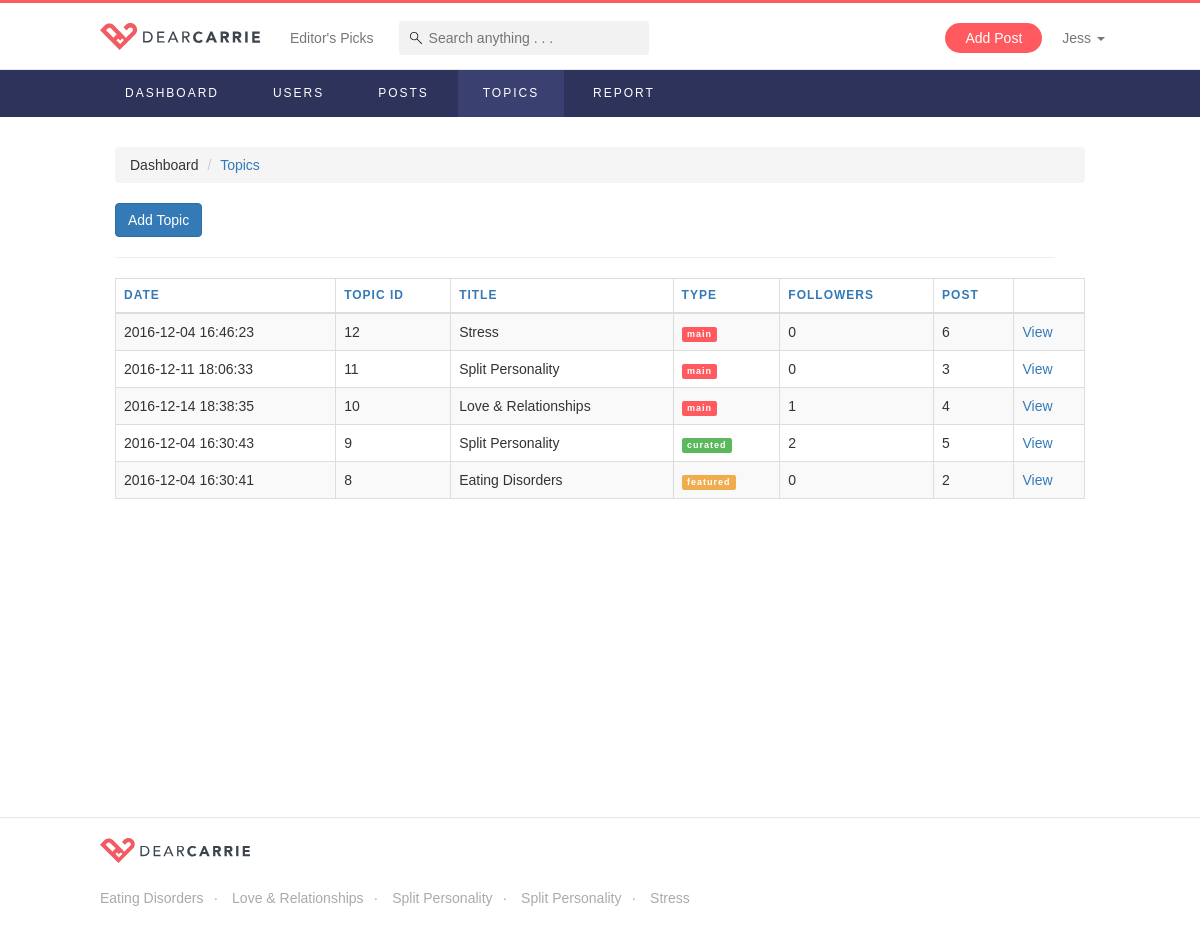
The page /topicList.php (signed in) on the database as committed earlier.
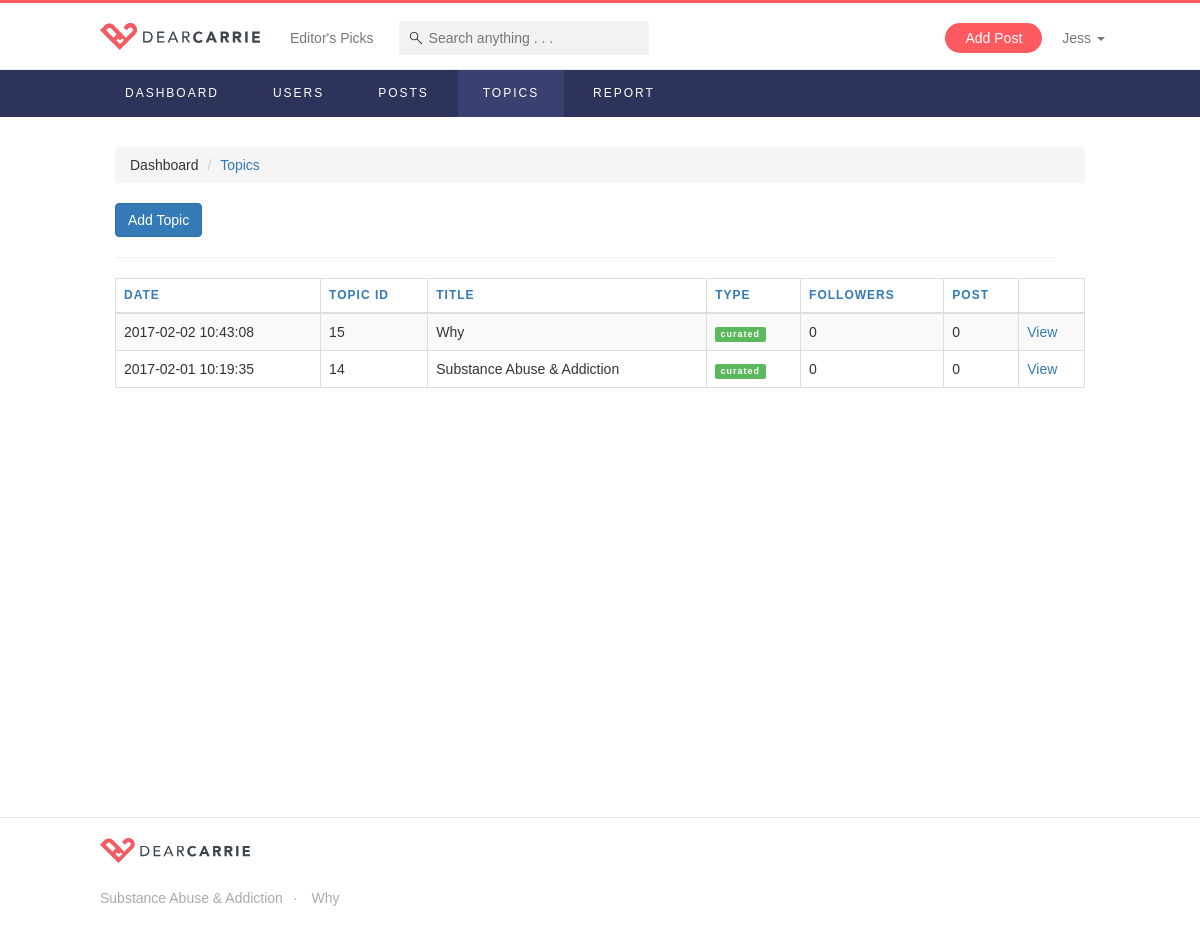
The same page on the database as committed later.
### tables this page shows
CREATE TABLE `topics` (
  `id` int(11) NOT NULL,
  `main_image` varchar(255) NOT NULL,
  `background` varchar(255) NOT NULL,
  `title` varchar(255) NOT NULL,
  `short_desc` varchar(255) NOT NULL,
  `description` text NOT NULL,
  `date` timestamp NOT NULL DEFAULT CURRENT_TIMESTAMP ON UPDATE CURRENT_TIMESTAMP,
  `followers` int(11) NOT NULL DEFAULT '0',
  `posts` int(11) NOT NULL DEFAULT '0',
  `url` varchar(255) NOT NULL,
  `tel` varchar(255) NOT NULL,
  `type` varchar(255) NOT NULL,
  `order_num` int(11) NOT NULL,
  `score` double NOT NULL DEFAULT '0',
  `published` int(11) NOT NULL DEFAULT '1'
);

### controllers/commonFunctions.php (called while the page is built, shortened)
<?php
function checkLogin() {
	if(isset($_SESSION["role"])) {
		return false;
	}
	else {
		return true;
	}
}
function checkRole($userRole, $role) {
	if($userRole != $role) {
		return false;
	}
	else {
		return true;
	}
}
function connectToDataBase() {
	$theLineToDatabase =  mysqli_connect("localhost","root","root","dearcarrie");
	if(!$theLineToDatabase) {
		header("location: error.php?msg=Database connection first error");
		exit();
	}
	else {
	  return $theLineToDatabase;
	}
}
function displayAllTopicsOrderByTitleAsc() {
	$conn = connectToDataBase();
	$sql = "SELECT * FROM topics ORDER BY title ASC";
	$result = $conn->query($sql);
	$resArr = array();
	if ($result->num_rows > 0) {
		 while($row = $result->fetch_assoc()) {
			 $resArr[] = $row;
		 }
	} else {
	}
	return $resArr;
}
function displayAllTopics() {
	$conn = connectToDataBase();
	$sql = "SELECT * FROM topics ORDER BY id DESC";
	$result = $conn->query($sql);
	$resArr = array();
	if ($result->num_rows > 0) {
		 while($row = $result->fetch_assoc()) {
			 $resArr[] = $row;
		 }
	} else {
	}
	return $resArr;
}
function displayCuratedTopics() {
	$conn = connectToDataBase();
	$sql = "SELECT * FROM topics WHERE type = 'curated' ORDER BY title";
	$result = $conn->query($sql);
	$resArr = array();
	if ($result->num_rows > 0) {
		 while($row = $result->fetch_assoc()) {
			 $resArr[] = $row;
		 }
	}
	return $resArr;
}
function countPostByTopicID($topicid) {
	$conn = connectToDataBase();
	$sql = "SELECT COUNT(*) AS total
					FROM curation c
					INNER JOIN posts p ON c.postid = p.id
					WHERE c.topicid='$topicid' AND p.published = 1";
	$result = $conn->query($sql);
	$value = $result->fetch_assoc();
	return $value["total"];
}
function countFollowersByTopicID($topicid) {
	$conn = connectToDataBase();
	$sql = "SELECT COUNT(*) AS total
					FROM topic_follow
					WHERE topicid = '$topicid'";
	$result = $conn->query($sql);
	$value = $result->fetch_assoc();
	return $value["total"];
}
function getUnseenNotificationCount($userid) {
	$conn = connectToDataBase();
	$sql = "SELECT * FROM notifications WHERE to_user = '$userid' AND seen = 0";
	$result = $conn->query($sql);
	$resArr = array();
	return $resArr;
}
?>

### topicList.php (the view, shortened to what this page needs)
<!DOCTYPE html>
<?php
  include('controllers/templates.php');
  $topics = displayAllTopics();
?>
<html lang="en">
  <?php head("Dear Carrie - Admin Topic List"); ?>
  <link rel="stylesheet" type="text/css" href="https://cdn.datatables.net/v/bs/dt-1.10.12/datatables.min.css"/>
  <body>
    <?= navbar(); ?>
    <?= adminNav(); ?>
    <div class="page-container-admin">
        <ol class="breadcrumb">
            <li><a href="dashboard">Dashboard</a></li>
            <li class="active"><a href="#">Topics</a></li>
        </ol>
        <div class="row col-sm-12">
            <a href="addTopic" class="btn btn-primary" style="color:white;" >Add Topic</a>
            <hr/>
        </div>
        <table id="topic-list" class="table table-hover table-bordered table-striped">
            <thead>
            <tr>
                <th>Date</th>
                <th>Topic ID</th>
                <th>Title</th>
                <th>Type</th>
                <th>Followers</th>
                <th>Post</th>
                <th></th>
            </tr>
            </thead>
            <tbody>
            <?php
              foreach ($topics as $topic) {
            ?>
            <tr>
                <td><?=$topic["date"];?></td>
                <td><?=$topic["id"];?></td>
                <td><?=$topic["title"];?></td>
                <td>
                    <?php if ($topic["type"] == "featured") {?>
                      <span class="label label-warning"><?=$topic["type"];?></span>
                    <?php } else if($topic["type"] == "curated") { ?>
                      <span class="label label-success"><?=$topic["type"];?></span>
                    <?php } else { ?>
                      <span class="label label-primary"><?=$topic["type"];?></span>
                    <?php } ?>
                </td>
                <td><?= countFollowersByTopicID($topic["id"]); ?></td>
                <td><?= countPostByTopicID($topic["id"]); ?></td>
                <td><a href="adminTopicDetails?topicID=<?=$topic["id"];?>" class="admin-sec-color">View</a></td>
            </tr>
            <?php } ?>
            </tbody>
        </table>
    </div>
    <?php footer(); ?>
  </body>
</html>

### controllers/templates.php (shortened to what this page needs)
<?php
  include('commonFunctions.php');
?>
<?php
function head($title){
?>
  <head>
    <link href="css/bootstrap.min.css" rel="stylesheet">
    <link href="css/animate.css" rel="stylesheet">
    <link href="css/style.css" rel="stylesheet">
  </head>
<?php
}
function navbar() {
  $curatedTopics = displayCuratedTopics();
  if(isset($_SESSION["userid"])){
    $countNotifications = count(getUnseenNotificationCount($_SESSION["userid"]));
  }
?>
  <nav class="navbar navbar-default navbar-fixed-top">
    <div class="container-fluid page-container">
      <div class="navbar-header">
        <a class="navbar-brand" href="index"><img alt="brand" src="images/logo.svg" width="160px;"></a>
      </div>
      <div class="collapse navbar-collapse" id="bs-example-navbar-collapse-1">
        <ul class="nav navbar-nav hide-mobile">
          <li>
            <a href="topic">Editor's Picks</a>
          </li>
        </ul>
        <form id="myForm" class="navbar-form navbar-left hide-mobile" action="search" method="get">
            <input required id="search_keyword_id" type="text" class="search_keyword nav-search" placeholder="Search anything . . ." name="search_keyword_id" autocomplete="off">
        </form>
        <ul class="nav navbar-nav navbar-right">
          <?php if (!checkLogin()) { ?>
            <li><a href="addPost" class="cta-btn" >Add Post</a></li>
          <?php } ?>
          <li class="dropdown hide-mobile">
            <?php if (!checkLogin()) { ?>
            <a href="#" class="dropdown-toggle" data-toggle="dropdown" role="button" aria-haspopup="true" aria-expanded="false">
              <?=$_SESSION["name"];?>
              <span class="caret"></span>
            </a>
            <?php } ?>
          </li>
        </ul>
      </div>
    </div>
  </nav>
<?php
}
?>
<?php
function footer() {
  $topics = displayAllTopicsOrderByTitleAsc();
?>
  <footer class="footer">
    <div class="page-container">
      <div class="row">
        <div class="col-sm-12">
          <img src="images/logo.svg" class="logo">
        </div>
        <div class="col-sm-12">
          <ul>
            <?php
              $i = 1;
              foreach($topics as $topic) {
                if ($i % 1 == 0) {
            ?>
                <li><a href="topicDetails?topicID=<?=$topic['id'];?>"><?=$topic["title"];?></a></li>
            <?php
                }
                $i++;
              }
            ?>
          </ul>
        </div>
      </div>
    </div>
  </footer>
<?php
}
function adminNav() {
?>
  <div class="admin-nav">
      <div class="page-container">
          <ul>
              <li><a id="dashboardNav" href="dashboard">Dashboard</a></li>
              <li><a id="usersNav" href="userList">Users</a></li>
              <li><a id="postsNav" href="postList">Posts</a></li>
              <li><a id="topicsNav" href="topicList">Topics</a></li>
              <li><a id="reportNav" href="reportList">Report</a></li>
          </ul>
      </div>
  </div>
<?php
}
?>

### css/style.css (style rules this page uses)
:root { --light-bg: #fafafa; --light-border: #e6e6e6; --primary-color: #ff5a5f; --light-primary-color: #ffd9da; --light-text: #aaaaaa; --text-color: #444444; --medium-text: #888888; --primary-hover-color: #e25963; --admin-primary-color: #2e335b; --admin-secondary-color: #337ab7; --admin-hover-color: #3a4170; --serif-font: "Times New Roman", Georgia, Serif; }
body { background-color: white; font-family: Avenir, Arial, sans-serif; }
body > .page-container-admin { padding: 30px 15px 0; min-height: 700px; animation: fadein .5s; -moz-animation: fadein .5s; -webkit-animation: fadein .5s; -o-animation: fadein .5s; }
.page-container, .page-container-admin { max-width: 1000px; margin: 0 auto; display: block; padding: 0; }
input { outline: none; -webkit-box-shadow: none !important; -moz-box-shadow: none !important; box-shadow: none !important; }
.admin-sec-color { color: var(--admin-secondary-color) !important; }
a, a:hover, a:link, a:visited, a:link { color: inherit; cursor: pointer; }
.navbar-default { background: white; border-radius: 0; border-top: 3px solid var(--primary-color); display: table; width: 100%; }
.navbar-default > div > div { padding: 10px 0 6px 0; }
.nav > li > a { padding-left: 10px; padding-right: 10px; }
.navbar > .container-fluid .navbar-brand.navbar-brand { display: table-cell; vertical-align: middle; padding: 10px 0; margin-right: 20px; }
.navbar-brand > img { margin-left: 15px; }
@media only screen and (min-width: 1200px) { .cta-btn { padding: 5px 20px !important; background: var(--primary-color); display: block; color: white !important; border-radius: 15px; margin: 10px; transition: all 0.3s ease 0s; } }
.card > .header > a.edit:hover, { opacity: 1; text-decoration: none; }
.nav-search { background-color: var(--light-border); border: none; box-shadow: none; border-radius: 3px; background: rgba(0,0,0,0.05) url('../images/icon-search.svg') no-repeat 7px center; height: 34px; padding-left: 30px; width: 250px; font-weight: 300; -webkit-transition: width 0.5s ease; -moz-transition: width 0.5s ease; -o-transition: width 0.5s ease; -ms-transition: width 0.5s ease; transition: width 0.5s ease; position: relative; }
footer { background-color: white; display: block; padding: 20px 0; border-top: 1px solid var(--light-border); }
footer img.logo { width: 150px; margin-bottom: 20px; }
footer ul { list-style-type: none; padding: 0; color: var(--medium-text); }
footer ul > li { color: var(--light-text); font-size: 14px; margin-bottom: 5px; padding: 5px 0; display: inline-block; }
footer ul > li::after { content: '\00B7'; margin: 0 10px; }
footer ul > li:last-child::after { content: none; }
.label { letter-spacing: 1px; font-size: 9px; }
.admin-nav { display: block; width: 100%; margin-top: 70px; background-color: var(--admin-primary-color); }
.admin-nav ul { padding: 0; margin-bottom: 0; color: white; }
.admin-nav ul li { display: inline-block; font-size: 12px; letter-spacing: 2px; text-transform: uppercase; }
.admin-nav ul li a { padding: 15px 25px; display: inline-block; }
.admin-nav ul li a:hover, .admin-nav ul li a.active { text-decoration: none; background-color: var(--admin-hover-color); }
ol.breadcrumb li.active { color: var(--admin-secondary-color); }
th { text-transform: uppercase; font-size: 12px; letter-spacing: 1px; color: var(--admin-secondary-color); }
.label-primary { background-color: var(--primary-color) !important; }

Rows that differ between the two databases and show on the page:
removed topics: date "2016-12-04 16:46:23", id "12", title "Stress", type "main", id "0", id "6"
removed topics: date "2016-12-11 18:06:33", id "11", title "Split Personality", type "main", id "0", id "3"
removed topics: date "2016-12-14 18:38:35", id "10", title "Love & Relationships", type "main", id "1", id "4"
removed topics: date "2016-12-04 16:30:43", id "9", title "Split Personality", type "curated", id "2", id "5"
removed topics: date "2016-12-04 16:30:41", id "8", title "Eating Disorders", type "featured", id "0", id "2"
added topics: date "2017-02-02 10:43:08", id "15", title "Why", type "curated", id "0"
added topics: date "2017-02-01 10:19:35", id "14", title "Substance Abuse & Addiction", type "curated", id "0"
